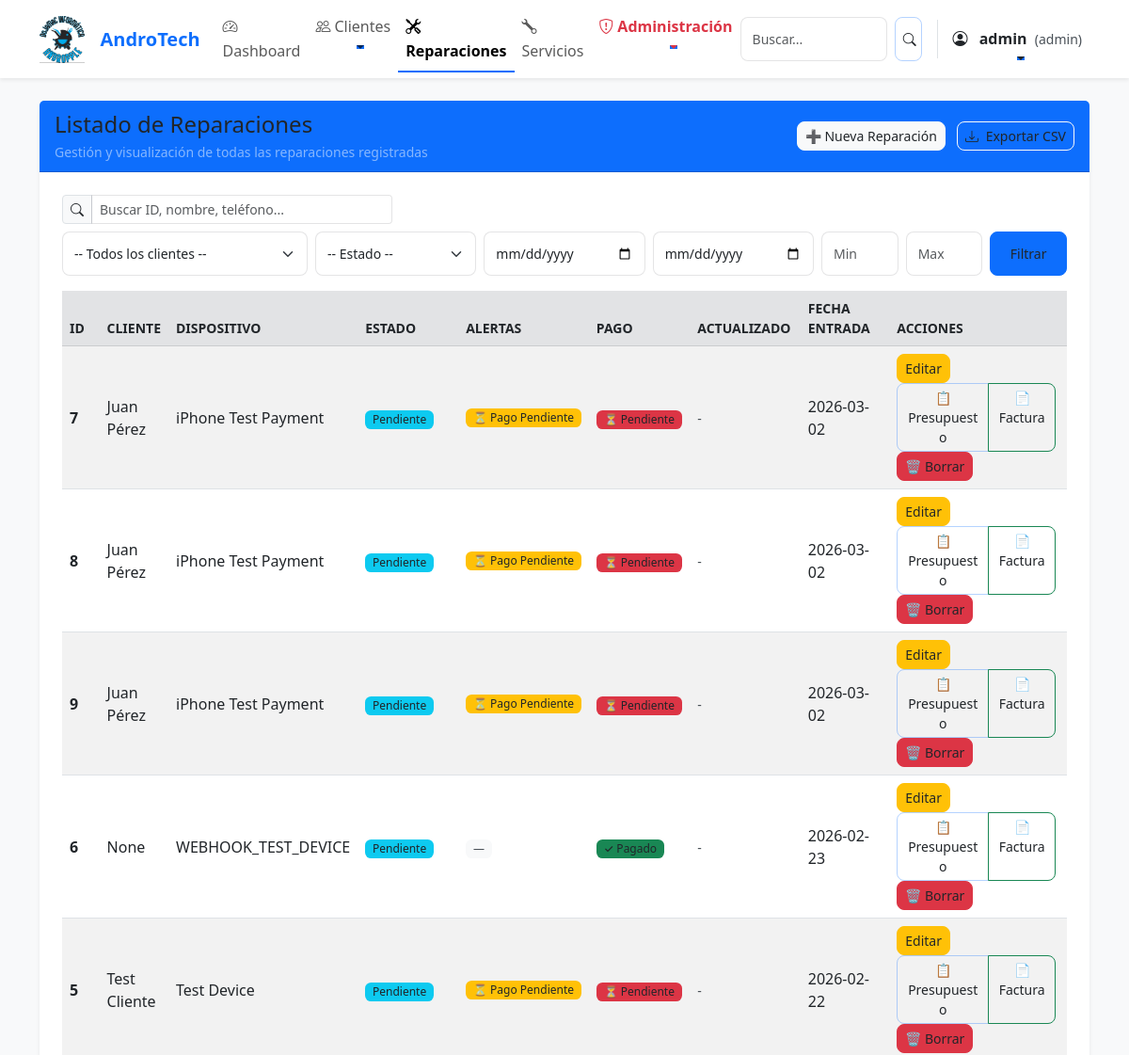
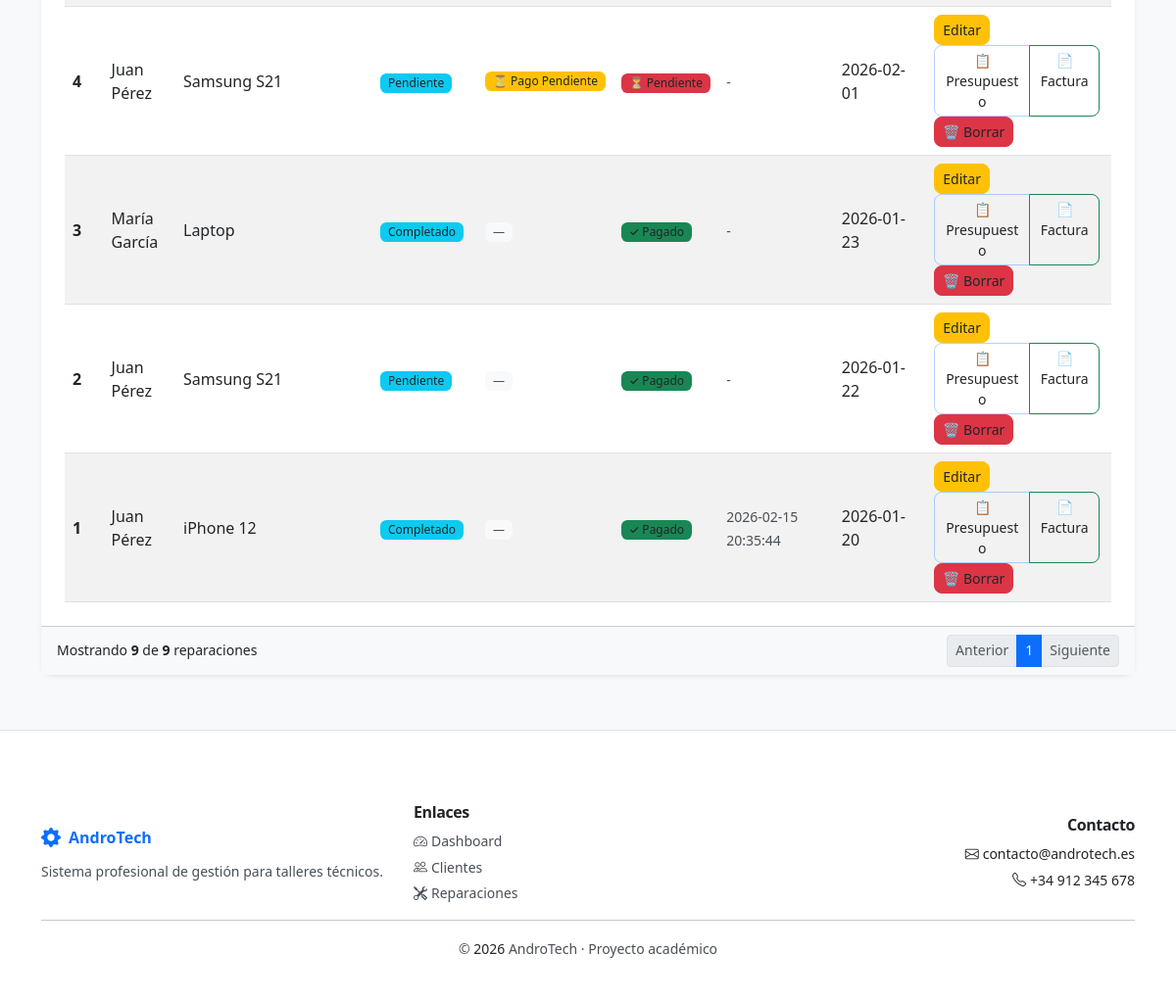
The page /reparaciones (signed in) on the database its author committed (2 pictures, top to bottom).
### tables this page shows
CREATE TABLE reparaciones (
    id INTEGER PRIMARY KEY AUTOINCREMENT,
    cliente_id INTEGER,
    dispositivo TEXT NOT NULL,
    descripcion TEXT,
    estado TEXT DEFAULT 'Pendiente',
    fecha_entrada TEXT,
    fecha_salida TEXT,
    precio REAL,
    tipo_documento TEXT DEFAULT 'presupuesto',
    estado_pago TEXT DEFAULT 'Pendiente',
    fecha_pago TEXT,
    metodo_pago TEXT,
    FOREIGN KEY (cliente_id) REFERENCES clientes(id)
);

CREATE TABLE clientes (
    id INTEGER PRIMARY KEY AUTOINCREMENT,
    nombre TEXT NOT NULL,
    telefono TEXT,
    email TEXT,
    direccion TEXT
);

CREATE TABLE reparaciones_historial (
                id INTEGER PRIMARY KEY AUTOINCREMENT,
                reparacion_id INTEGER NOT NULL,
                estado_anterior TEXT,
                estado_nuevo TEXT NOT NULL,
                fecha_cambio TEXT NOT NULL,
                usuario TEXT,
                FOREIGN KEY (reparacion_id) REFERENCES reparaciones(id)
            );

### app.py (the view, shortened to what this page needs)
@app.route("/reparaciones")
@login_required
def reparaciones():
    conn = get_db()
    cliente_id = request.args.get('cliente_id', '').strip()
    estado = request.args.get('estado', '').strip()
    desde = request.args.get('desde', '').strip()
    hasta = request.args.get('hasta', '').strip()
    precio_min = request.args.get('precio_min', '').strip()
    precio_max = request.args.get('precio_max', '').strip()
    q = request.args.get('q', '').strip()
    try:
        page = int(request.args.get('page', 1))
        if page < 1:
            page = 1
    except ValueError:
        page = 1
    per_page = 10
    offset = (page - 1) * per_page
    sql_base = "FROM reparaciones LEFT JOIN clientes ON clientes.id = reparaciones.cliente_id"
    where_clauses = []
    params = []
    if cliente_id:
        where_clauses.append("reparaciones.cliente_id = ?")
        params.append(cliente_id)
    if estado:
        where_clauses.append("reparaciones.estado = ?")
        params.append(estado)
    if desde:
        where_clauses.append("reparaciones.fecha_entrada >= ?")
        params.append(desde)
    if hasta:
        where_clauses.append("reparaciones.fecha_entrada <= ?")
        params.append(hasta)
    if precio_min:
        try:
            params.append(float(precio_min))
            where_clauses.append("reparaciones.precio >= ?")
        except ValueError:
            pass
    if precio_max:
        try:
            params.append(float(precio_max))
            where_clauses.append("reparaciones.precio <= ?")
        except ValueError:
            pass
    where_sql = (" WHERE " + " AND ".join(where_clauses)) if where_clauses else ""
    total_sql = "SELECT COUNT(*) " + sql_base + where_sql
    total = conn.execute(total_sql, tuple(params)).fetchone()[0]
    select_sql = "SELECT reparaciones.*, clientes.nombre AS cliente " + sql_base + where_sql + " ORDER BY fecha_entrada DESC LIMIT ? OFFSET ?"
    final_params = params + [per_page, offset]
    datos = conn.execute(select_sql, tuple(final_params)).fetchall()
    datos_enriquecidos = []
    for r in datos:
        r_dict = dict(r)
        ultima_actualizacion = conn.execute(
            "SELECT fecha_cambio FROM reparaciones_historial WHERE reparacion_id = ? ORDER BY fecha_cambio DESC LIMIT 1",
            (r_dict['id'],)
        ).fetchone()
        r_dict['ultima_actualizacion'] = ultima_actualizacion['fecha_cambio'] if ultima_actualizacion else None
        r_dict['alertas_info'] = calcular_alertas_reparacion(r_dict, r_dict['ultima_actualizacion'])
        datos_enriquecidos.append(r_dict)
    clientes = conn.execute("SELECT id, nombre FROM clientes ORDER BY nombre").fetchall()
    conn.close()
    filters = {}
    if cliente_id:
        filters['cliente_id'] = cliente_id
    if estado:
        filters['estado'] = estado
    if desde:
        filters['desde'] = desde
    if hasta:
        filters['hasta'] = hasta
    if precio_min:
        filters['precio_min'] = precio_min
    if precio_max:
        filters['precio_max'] = precio_max
    if q:
        filters['q'] = q
    filters_query = urllib.parse.urlencode(filters)
    total_pages = max(1, (total + per_page - 1) // per_page)
    mostrar_precios = session.get('rol') in ['admin', 'tecnico']
    return render_template("reparaciones.html", reparaciones=datos_enriquecidos, clientes=clientes, filters=filters, filters_query=filters_query, page=page, total_pages=total_pages, per_page=per_page, total=total, mostrar_precios=mostrar_precios, user_role=session.get('rol'))

### templates/reparaciones.html (shortened to what this page needs)
{% extends "base.html" %}
{% block content %}
<div class="row justify-content-center py-4">
    <div class="col-12">
        <div class="card shadow-sm border-0">
            <div class="card-header bg-primary text-white d-flex align-items-center justify-content-between">
                <div>
                    <h4 class="mb-0">Listado de Reparaciones</h4>
                    <small class="text-white-50">Gestión y visualización de todas las reparaciones registradas</small>
                </div>
                <div class="text-end">
                    <a href="/reparaciones/nueva" class="btn btn-light btn-sm text-primary">➕ Nueva Reparación</a>
                    <a href="{{ url_for('export_reparaciones', **request.args) }}" class="btn btn-outline-light btn-sm ms-2">
                        <i class="bi bi-download me-1"></i> Exportar CSV
                    </a>
                </div>
            </div>
            <div class="card-body">
                <form method="get" class="row g-2 mb-2">
                    <div class="col-md-4">
                        <div class="input-group input-group-sm">
                            <span class="input-group-text"><i class="bi bi-search"></i></span>
                            <input type="search" name="q" class="form-control" placeholder="Buscar ID, nombre, teléfono..." value="{{ filters.q if filters.q is defined else '' }}">
                        </div>
                    </div>
                </form>
                <form method="get" class="row g-2 mb-3">
                    <div class="col-sm-3">
                        <select name="cliente_id" class="form-select form-select-sm">
                            <option value="">-- Todos los clientes --</option>
                        </select>
                    </div>
                    <div class="col-sm-2">
                        <select name="estado" class="form-select form-select-sm">
                            <option value="">-- Estado --</option>
                        </select>
                    </div>
                    <div class="col-sm-2">
                        <input type="date" name="desde" class="form-control form-control-sm" placeholder="Desde" value="{{ filters.desde if filters.desde is defined else '' }}">
                    </div>
                    <div class="col-sm-2">
                        <input type="date" name="hasta" class="form-control form-control-sm" placeholder="Hasta" value="{{ filters.hasta if filters.hasta is defined else '' }}">
                    </div>
                    <div class="col-sm-1">
                        <input type="number" step="0.01" name="precio_min" class="form-control form-control-sm" placeholder="Min" value="{{ filters.precio_min if filters.precio_min is defined else '' }}">
                    </div>
                    <div class="col-sm-1">
                        <input type="number" step="0.01" name="precio_max" class="form-control form-control-sm" placeholder="Max" value="{{ filters.precio_max if filters.precio_max is defined else '' }}">
                    </div>
                    <div class="col-sm-1 d-grid">
                        <button class="btn btn-primary btn-sm" type="submit">Filtrar</button>
                    </div>
                </form>
                <div class="table-responsive">
                    <table class="table table-striped table-hover align-middle mb-0">
                        <thead class="table-secondary text-secondary small text-uppercase">
                        <tr>
                            <th scope="col" style="width:80px;">ID</th>
                            <th scope="col">Cliente</th>
                            <th scope="col">Dispositivo</th>
                            <th scope="col" style="width:140px;">Estado</th>
                            <th scope="col" style="width:110px;">Alertas</th>
                            <th scope="col" style="width:110px;">Pago</th>
                            <th scope="col" style="width:130px;">Actualizado</th>
                            <th scope="col" style="width:160px;">Fecha entrada</th>
                            <th scope="col" style="width:200px;">Acciones</th>
                        </tr>
                        </thead>
                        <tbody>
                        {% for r in reparaciones %}
                        <tr>
                            <td class="fw-semibold">{{ r.id }}</td>
                            <td>{{ r.cliente }}</td>
                            <td>{{ r.dispositivo }}</td>
                            <td>
                                <span class="badge bg-info text-dark">{{ r.estado }}</span>
                            </td>
                            <td>
                                {% if r.alertas_info.tiene_alertas %}
                                    <div class="d-flex gap-1 flex-wrap">
                                        {% for alerta in r.alertas_info.alertas %}
                                        <span class="badge bg-{{ alerta.color }} small" title="{{ alerta.mensaje }}">
                                            {{ alerta.icono }} {{ alerta.tipo|replace('_', ' ')|title }}
                                        </span>
                                        {% endfor %}
                                    </div>
                                {% else %}
                                    <span class="badge bg-light text-muted small">—</span>
                                {% endif %}
                            </td>
                            <td>
                                {% if r.estado_pago == 'Pagado' %}
                                    <span class="badge bg-success">✓ Pagado</span>
                                {% else %}
                                    <span class="badge bg-danger">⏳ Pendiente</span>
                                {% endif %}
                            </td>
                            <td>
                                {% if r.ultima_actualizacion %}
                                    <small class="text-muted">{{ r.ultima_actualizacion|strftime('%d/%m/%Y') }}</small>
                                {% else %}
                                    <small class="text-muted">-</small>
                                {% endif %}
                            </td>
                            <td>{{ r.fecha_entrada }}</td>
                            <td>
                                <a href="/reparaciones/editar/{{ r.id }}" class="btn btn-warning btn-sm me-1">Editar</a>
                                <div class="btn-group btn-group-sm me-1" role="group">
                                    <a href="/reparaciones/pdf/{{ r.id }}?tipo=presupuesto" class="btn btn-outline-primary" target="_blank" title="Descargar presupuesto">📋 Presupuesto</a>
                                    <a href="/reparaciones/pdf/{{ r.id }}?tipo=factura" class="btn btn-outline-success" target="_blank" title="Descargar factura">📄 Factura</a>
                                </div>
                                {% if user_role == 'admin' %}
                                <button type="button" class="btn btn-danger btn-sm" data-bs-toggle="modal" data-bs-target="#confirmBorrarModal"
                                        onclick="setConfirmData('/reparaciones/borrar/{{ r.id }}', 'Borrar Reparación', '¿Estás seguro de que deseas borrar esta reparación (#{{ r.id }})? Esta acción no se puede deshacer.')">
                                    🗑️ Borrar
                                </button>
                                {% endif %}
                            </td>
                        </tr>
                        {% endfor %}
                        </tbody>
                    </table>
                </div>
            </div>
            <div class="card-footer bg-light small text-muted">
                <div class="d-flex justify-content-between align-items-center">
                    <div>Mostrando <strong>{{ reparaciones|length }}</strong> de <strong>{{ total }}</strong> reparaciones</div>
                    <div>
                        <nav aria-label="Paginacion">
                            <ul class="pagination pagination-sm mb-0">
                                <li class="page-item {% if page <= 1 %}disabled{% endif %}">
                                    <a class="page-link" href="?page={{ page-1 }}{% if filters_query %}&{{ filters_query }}{% endif %}">Anterior</a>
                                </li>
                                {% for p in range(1, total_pages+1) %}
                                <li class="page-item {% if p == page %}active{% endif %}"><a class="page-link" href="?page={{ p }}{% if filters_query %}&{{ filters_query }}{% endif %}">{{ p }}</a></li>
                                {% endfor %}
                                <li class="page-item {% if page >= total_pages %}disabled{% endif %}">
                                    <a class="page-link" href="?page={{ page+1 }}{% if filters_query %}&{{ filters_query }}{% endif %}">Siguiente</a>
                                </li>
                            </ul>
                        </nav>
                    </div>
                </div>
            </div>
        </div>
    </div>
</div>
{% endblock %}

### rows shown on the page
reparaciones: id "7", cliente "Juan Pérez", dispositivo "iPhone Test Payment", estado "Pendiente", icono "⏳", tipo "Pago Pendiente", estado_pago "⏳ Pendiente", fecha_entrada "2026-03-02"
reparaciones: id "8", cliente "Juan Pérez", dispositivo "iPhone Test Payment", estado "Pendiente", icono "⏳", tipo "Pago Pendiente", estado_pago "⏳ Pendiente", fecha_entrada "2026-03-02"
reparaciones: id "9", cliente "Juan Pérez", dispositivo "iPhone Test Payment", estado "Pendiente", icono "⏳", tipo "Pago Pendiente", estado_pago "⏳ Pendiente", fecha_entrada "2026-03-02"
reparaciones: id "6", cliente "None", dispositivo "WEBHOOK_TEST_DEVICE", estado "Pendiente", estado_pago "✓ Pagado", fecha_entrada "2026-02-23"
reparaciones: id "5", cliente "Test Cliente", dispositivo "Test Device", estado "Pendiente", icono "⏳", tipo "Pago Pendiente", estado_pago "⏳ Pendiente", fecha_entrada "2026-02-22"
reparaciones: id "4", cliente "Juan Pérez", dispositivo "Samsung S21", estado "Pendiente", icono "⏳", tipo "Pago Pendiente", estado_pago "⏳ Pendiente", fecha_entrada "2026-02-01"
reparaciones: id "3", cliente "María García", dispositivo "Laptop", estado "Completado", estado_pago "✓ Pagado", fecha_entrada "2026-01-23"
reparaciones: id "2", cliente "Juan Pérez", dispositivo "Samsung S21", estado "Pendiente", estado_pago "✓ Pagado", fecha_entrada "2026-01-22"
clientes: cliente "Juan Pérez"
reparaciones: dispositivo "iPhone 12", estado "Completado", fecha_entrada "2026-01-20"
reparaciones_historial: ultima_actualizacion|strftime "2026-02-15 20:35:44"

### other values the page prints
{{ session.usuario }} "admin"
{{ session.rol }} "admin"
{{ r.id }} "1"
{{ reparaciones|length }} "9"
{{ total }} "9"
{{ p }} "1"
